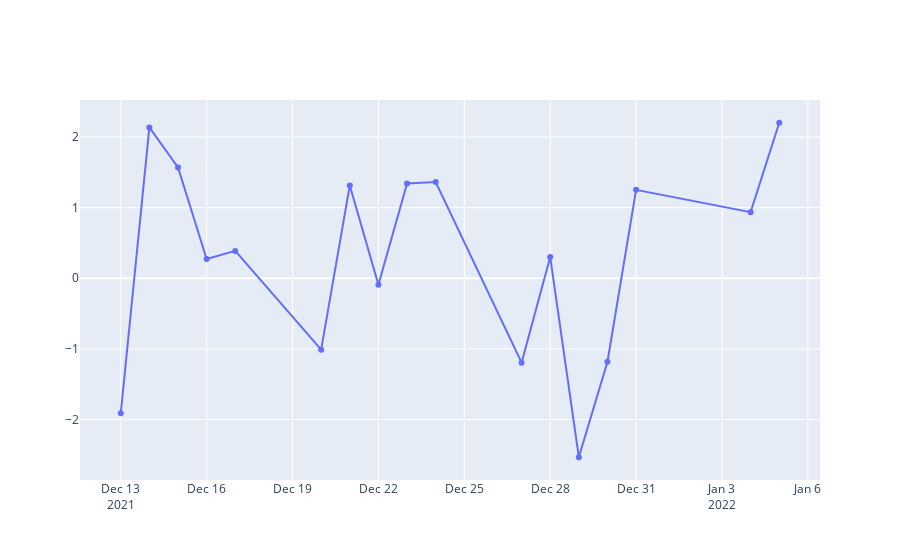

This figure's notebook cell:
### Markdown cell above
# stk pre status

### Code cell
df_history_return = w.wsd("128111.SZ,002738.SZ,128095.SZ,002812.SZ,113626.SH,603596.SH,123092.SZ,300332.SZ",
 "pct_chg", f"{status_begin_date}", f"{status_end_date}", "",usedf=True)[1]

df_pair_history_return = df_history_return[cbond_pair]
df_pair_history_return['diff'] = df_pair_history_return[cbond_pair[0]] - df_pair_history_return[cbond_pair[1]]
# df_pair_history_return['diff'].plot()

import warnings
warnings.filterwarnings("ignore")


#plotly 画图代码模板
import plotly.graph_objects as go
fig = go.Figure(data=[
    go.Scatter(name='diff', x=df_pair_history_return.index, y=df_pair_history_return['diff']),
])
fig.show()

df_stk_pre_return = w.wsd("128111.SZ,002738.SZ,128095.SZ,002812.SZ,113626.SH,603596.SH,123092.SZ,300332.SZ", 
"pct_chg", f"{status_begin_date}", f"{status_end_date}", "",usedf=True)[1]

df_stk_pre_return = df_stk_pre_return.reset_index()
df_stk_pre_return['index'] = df_stk_pre_return['index'].apply(str)
df_stk_pre_return = df_stk_pre_return.set_index('index')

df_stk_pre_trade_status = w.wsd("002812.SZ,603596.SH,300332.SZ,002738.SZ", 
"trade_status", f"{status_begin_date}", f"{status_end_date}", "",usedf=True)[1]
df_stk_pre_trade_status = df_stk_pre_trade_status.reset_index()
df_stk_pre_trade_status['index'] = df_stk_pre_trade_status['index'].apply(str)
df_stk_pre_trade_status = df_stk_pre_trade_status.set_index('index')

### Figure 1 — Plotly figure (JSON) as saved in the notebook; plotly's stock layout.template omitted (floating-point values rounded to 4 significant figures)
{"data": [{"name": "diff", "type": "scatter", "x": ["2021-12-13", "2021-12-14", "2021-12-15", "2021-12-16", "2021-12-17", "2021-12-20", "2021-12-21", "2021-12-22", "2021-12-23", "2021-12-24", "2021-12-27", "2021-12-28", "2021-12-29", "2021-12-30", "2021-12-31", "2022-01-04", "2022-01-05"], "y": [-1.912, 2.135, 1.567, 0.2724, 0.3873, -1.012, 1.314, -0.0925, 1.341, 1.362, -1.195, 0.2994, -2.535, -1.182, 1.252, 0.9353, 2.201]}], "layout": {}}
